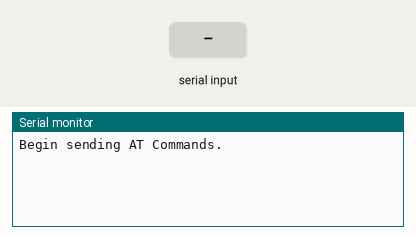
Simulated run of this sketch. Board: Arduino Uno, built with avr-gcc and run on an emulated ATmega328P. Shown: the last lines printed to the serial monitor. The inputs (shaded band) are chosen by the test bench.

Above: at 1.2 s.
1.3 s: "1" received over the second serial link
At 2.1 s:
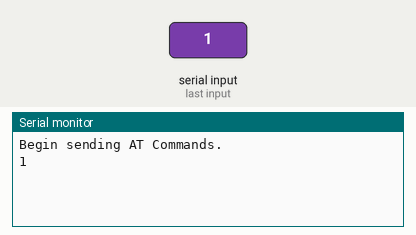
2.8 s: "0" received over the second serial link
At 3.3 s:
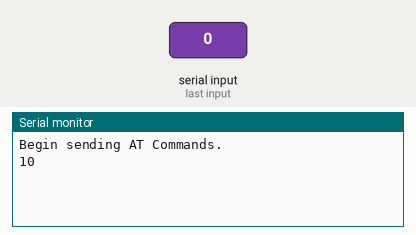

The sketch:

AT-Commands.ino
```cpp
// UART Communication for AT Commands.
// Pinout:
// Arduino to module.
// TX -> RX
// RX -> TX
// Gnd -> Gnd
// Power supply maybe from the same source
// or not depending on the module.

#include<SoftwareSerial.h>

SoftwareSerial ss(2,3);


void setup()
{
  Serial.begin(9600);
  ss.begin(9600);

  Serial.println("Begin sending AT Commands.");
}

void loop()
{
  while(Serial.available())
  {
    ss.write(Serial.read());
  }

  while(ss.available())
  {
    Serial.write(ss.read());
  }
}
```

Measured:
- after the input at 1.3 s, the serial monitor: prints a new line at once (image 1)
- after the input at 2.8 s, the serial monitor: prints a new line at once (image 2)
